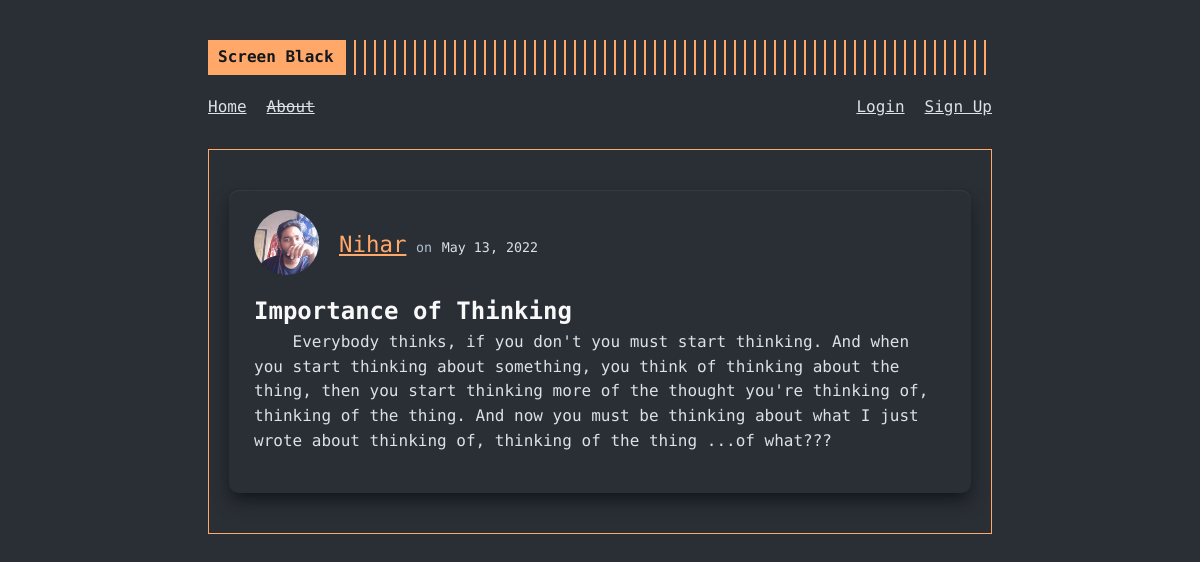
Screenshot of /post/2 with the database file from the repository.
### screenblack/models.py (models this page shows, shortened)
class User(db.Model, UserMixin):
  id = db.Column(db.Integer, primary_key = True)
  name = db.Column(db.String(30), nullable = False, unique = True)
  username = db.Column(db.String(20), nullable = False, unique = True)
  email = db.Column(db.String(120), nullable = False, unique = True)
  picture = db.Column(db.String(20), nullable = False, default = "default.jpg")
  password = db.Column(db.String(60), nullable = False)
  posts = db.relationship("Post", backref = "author", lazy = True)

class Post(db.Model):
  id = db.Column(db.Integer, primary_key = True)
  title = db.Column(db.String(100), nullable = False)
  date_posted = db.Column(db.DateTime, nullable = False, default = datetime.utcnow)
  content = db.Column(db.Text, nullable = False)
  user_id = db.Column(db.Integer, db.ForeignKey('user.id'), nullable = False)

### screenblack/routes.py (the view)
@app.route("/post/<int:post_id>")
def post(post_id):
  post = Post.query.get_or_404(post_id)
  return render_template("post.html", post=post, title=post.title)

### screenblack/templates/post.html (shortened to what this page needs)
{% extends "layout.html" %}
{% block content %}
  <article class="article-body">
    <div class="article-metadata">
      <div class="article-header">
        <div class="article-author-picture">
          <a href="{{ url_for('user_about', username=post.author.username) }}"><img class="profilepic-mini" src="{{ url_for('static', filename='profilepics/'+post.author.picture) }}" alt="profile picture for {{ post.author.name }}"></a>
        </div>
        <div class="article-author-details">
          <a class="article-author" href="{{ url_for('user_about', username=post.author.username) }}">{{ post.author.name }}</a>
          <small class="text-muted">on</small>
          <small class="article-date">{{ post.date_posted.strftime("%B %d, %Y") }}</small>
        </div>
      </div>
    </div>
    <h2 class="article-title">{{ post.title }}</h2>
    <div class="article-content">
      <p>{{ post.content }}</p>
    </div>
  </article>
{% endblock content %}

### screenblack/static/main.css (style rules this page uses)
:root { font-size: 16px; --gray0: #f8f8f8; --gray1: #dbe1e8; --gray2: #b2becd; --gray3: #6c7983; --gray4: #444d55; --gray5: #363b44; --gray6: #2a2e35; --gray7: #12181c; --rajah: #ffa86a; --green: #09c372; --red: #ff3860; }
body { font-family: "Fira Code", monospace; background-color: var(--gray6); color: var(--gray1); line-height: 1.54; }
a { color: inherit; }
p { margin-bottom: 20px; }
.article-body { padding: 20px 25px; background-color: var(--gray6); box-shadow: var(--gray5) 0px 1px 1px 0px inset, var(--gray7) 0px 10px 20px -5px, var(--gray7) 0px 6px 12px -6px; margin: 20px 0; border-radius: 0.6rem; }
.article-metadata { display: flex; align-items: center; justify-content: space-between; margin-bottom: 15px; }
.article-header { display: flex; align-items: center; }
.article-author-picture { display: grid; place-items: center; margin-right: 20px; }
.article-author-picture a { line-height: 1; }
.profilepic-mini { max-width: 65px; border-radius: 50%; }
.article-title { color: var(--gray0); }
.article-author { color: var(--rajah); font-size: 1.4rem; }
.article-date { color: var(--gray1); }
.article-content p { text-indent: 4ch; }
.text-muted { color: var(--gray2); }

### rows the page displays
User: picture (picture), author.name "Nihar"
Post: date_posted "May 13, 2022", title "Importance of Thinking", content "Everybody thinks, if you don't you must start thinking. And when you start thinking about something, you think of thinking about the thing, then you start thinking more of the thought you're thinking of, thinking of the thing. And now you must be thinking about what I just wrote about thinking of, thinking of the thing ...of what???"
